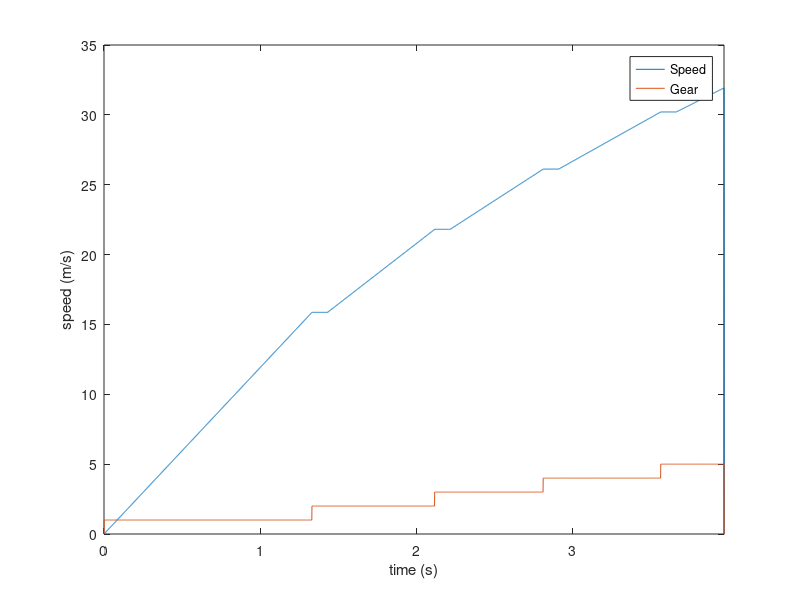
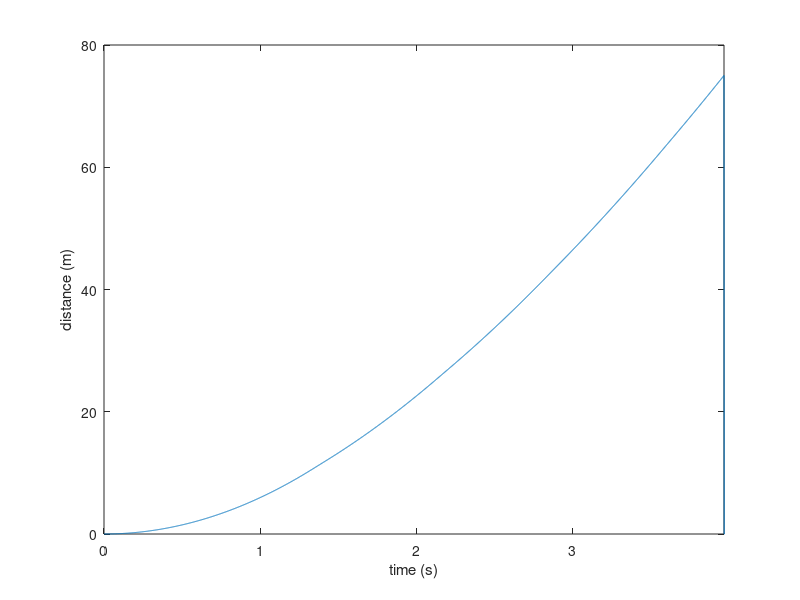

These charts were generated, in order, by the following MATLAB code:
% This code has been updated to reflect a time-based vehicle model.
% Gearshift times are included, although rudimentary.
clear
clc
clf

%% Define Variables
accel_dist=75; %Meters, acceleration distance
etq_eng = 48; %Engine torque in ft/lbs
f_drive = 3.70; %Sprocket Ratio
tire_d_eng = 16; % Tire diamitre
mass_car = 213.61; %mass of car in kg
mass_driver = 60; %mass of driver in kg
p_drive = 2.11; %primary drive ratio
red_line = 16000; %RPM at red line
gear = 1; %Initial gear
shift_t = 0.1; %shift time
%% Gearing Set Up
gears = 6; %Number of gears in the engine
gratio = zeros(1,gears);
gratio(1) = 2.75; %1st gear ratio
gratio(2) = 2.0;%2nd gear ratio
gratio(3) = 1.67;%3rd gear ratio
gratio(4) = 1.444;%4th gear ratio
gratio(5) = 1.304;%5th gear ratio
gratio(6) = 1.208;%6th gear ratio


%% Define Track
dt = 0.001; %time step size
tmax = 10; %max time of simulation, 10s
steps = tmax/dt; %number of steps in simulation

%% Pre-calculations
etq = etq_eng * 1.3558; %converts nm to ft/lbs
tire_r_eng = tire_d_eng/2; %converts tire diamitre to radius
tire_r=tire_r_eng * 0.0254; %converts tire radius to meters
system_kg = mass_car + mass_driver; %calculates system mass
tire_d = tire_r*2; %calculates tire diamitre in d



%% Intitializing Arrays
dist = zeros(1, steps);
spd = zeros(1,steps);
rpm = zeros(1,steps);
gearstr = zeros(1,steps);
time = 0:dt:tmax-dt;

%% Initialize Numbers
shift_start = 0;
shift_end = 0;

%% Incremental Solution 
for i=2:steps
    % calculate wheel torque and constant acceleration values
    wheel_tq = etq*gratio(gear)*f_drive; %calculates wheel torque
    wheel_f = wheel_tq/tire_r; %calculates wheel force
    accel = wheel_f/system_kg; %calculates acceleration speed in m/s^2

    if (time(i) >= shift_start) && (time(i) < shift_end)
        spd(i) = spd(i-1);
        rpm(i) = spd(i) * (60*gratio(gear)*f_drive*p_drive)/(2*pi*tire_r); %calculates rpm at given speed
        dist(i) = dist(i-1) + ((spd(i)+spd(i-1))/2) * dt; %calculates distance traveled since last time step
    else
        % calculate speed, rpm, and distance traveled from previous time step
        spd(i) = spd(i-1) + accel*dt; %calculates the speed at incremental timesteps
        rpm(i) = spd(i) * (60*gratio(gear)*f_drive*p_drive)/(2*pi*tire_r); %calculates rpm at given speed
        dist(i) = dist(i-1) + ((spd(i)+spd(i-1))/2) * dt; %calculates distance traveled since last time step
    end

    % controls gear shifting by checking rpm vs redline, and iterating a gear counter if needed
    if rpm(i)> red_line
        gear = gear+1;
        shift_start = time(i);
        shift_end = time(i) + shift_t;
    end

    % store the current gear in an array for plotting
    gearstr(i) = gear;

    % breaks the loop once the distance value exceeds 75m
    if dist(i) > accel_dist
        break
    end
end

%% Final Solution
fprintf('The acceleration time was: %2.2f seconds.\nThe final speed was: %3.2f meters/second.\n',time(i), spd(i))

plot(time, spd)
xlabel('time (s)')
ylabel('speed (m/s)')
xlim([0, time(i)])
hold on
plot(time, gearstr)
legend('Speed', 'Gear')
hold off

figure
plot(time, dist)
xlabel('time (s)')
ylabel('distance (m)')
xlim([0, time(i)])


